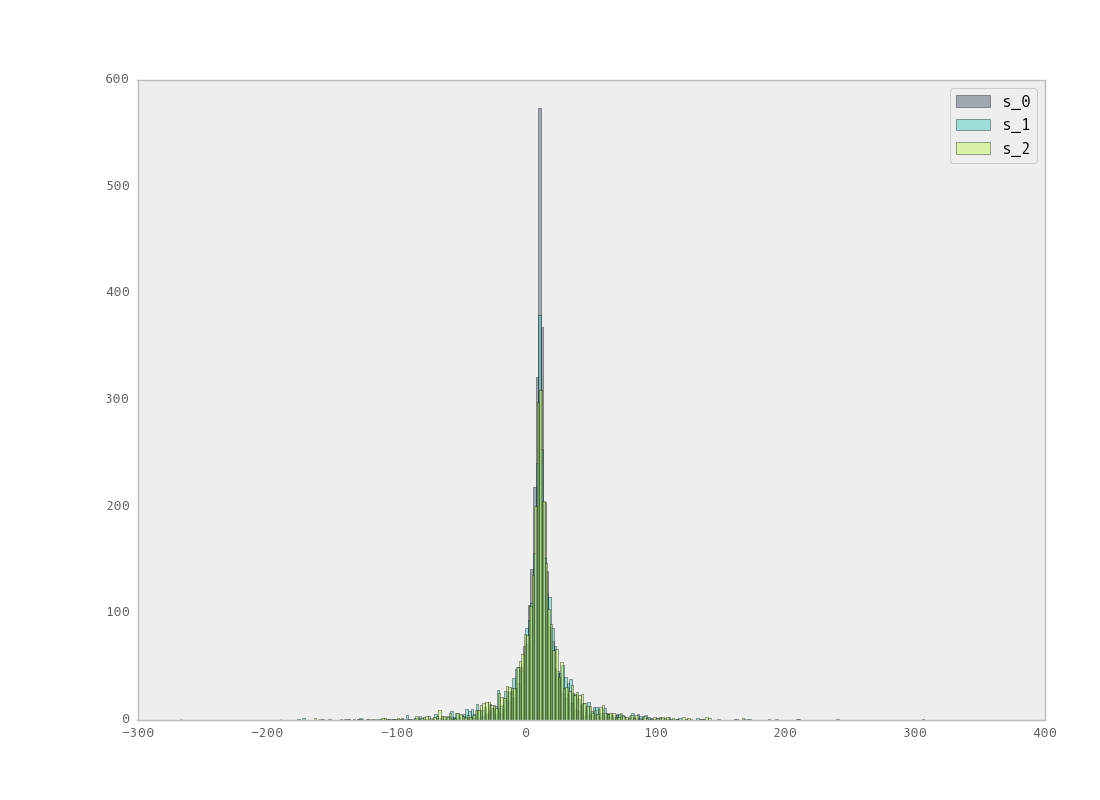

Here is the Python script that generated this plot:
"""

#Introduction

Gibbs sampling is aplicable when the joint distribution is difficult to sample
from, but the marginal distributions are known or easier to sample from.  Therefore
gibbs sampling is well suited for Bayesian Networks because these networks are
often represented by marginal distributions.

"""

import numpy as np

xs = []

for _ in range(3000):
    mu = np.random.normal(10, 1)

    s_1 = np.random.gamma(1, 1)
    s_2 = np.random.gamma(1, 10)
    s_3 = np.random.gamma(1, 20)
    s_4 = np.random.gamma(1, 50)

    x_1 = np.random.normal(mu, s_1)
    x_2 = np.random.normal(mu, s_2)
    x_3 = np.random.normal(mu, s_3)
    x_4 = np.random.normal(mu, s_3)

    xs.append([x_2, x_3, x_4])

xs = np.array(xs)

import matplotlib.pyplot as plt
plt.close()

_, n = xs.shape
for x in range(n):
    min_x = int(min(xs[:, x]))
    max_x = int(max(xs[:, x]))

    bin_width = 2

    plt.hist(xs[:, x], bins=np.arange(min_x, max_x + bin_width, bin_width),
             alpha=.5, label="s_{}".format(x))

plt.legend()
plt.savefig('gibbs.png')
